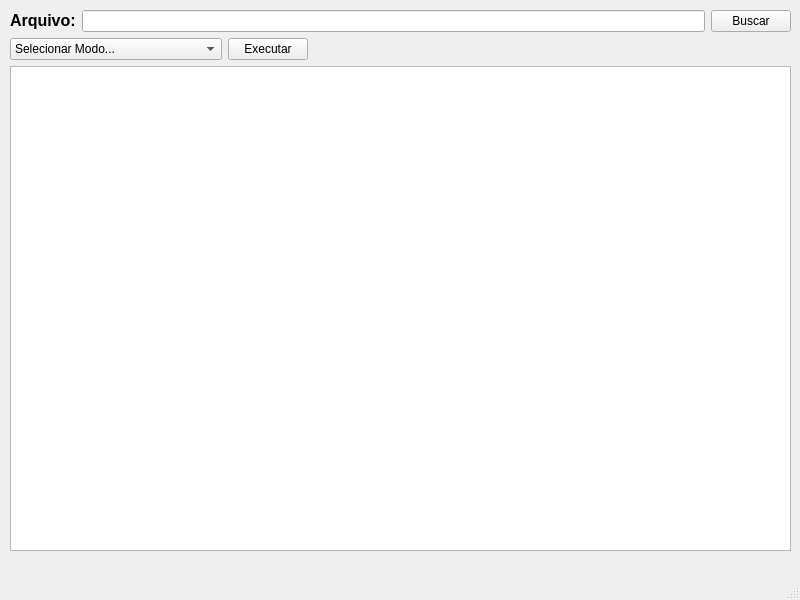
<?xml version="1.0" encoding="UTF-8"?>
<ui version="4.0">
 <class>MainWindow</class>
 <widget class="QMainWindow" name="MainWindow">
  <property name="geometry">
   <rect>
    <x>0</x>
    <y>0</y>
    <width>800</width>
    <height>600</height>
   </rect>
  </property>
  <property name="windowTitle">
   <string>Listagem Alunos</string>
  </property>
  <widget class="QWidget" name="centralwidget">
   <widget class="QWidget" name="">
    <property name="geometry">
     <rect>
      <x>10</x>
      <y>10</y>
      <width>781</width>
      <height>541</height>
     </rect>
    </property>
    <layout class="QVBoxLayout" name="verticalLayout_2">
     <item>
      <layout class="QVBoxLayout" name="verticalLayout">
       <item>
        <layout class="QHBoxLayout" name="horizontalLayout">
         <item>
          <widget class="QLabel" name="label">
           <property name="text">
            <string>&lt;html&gt;&lt;head/&gt;&lt;body&gt;&lt;p&gt;&lt;span style=&quot; font-size:12pt; font-weight:600;&quot;&gt;Arquivo:&lt;/span&gt;&lt;/p&gt;&lt;/body&gt;&lt;/html&gt;</string>
           </property>
          </widget>
         </item>
         <item>
          <widget class="QLineEdit" name="lineEdit_inputEnderecoArquivo"/>
         </item>
         <item>
          <widget class="QPushButton" name="pushButton_buscarArquivo">
           <property name="text">
            <string>Buscar</string>
           </property>
          </widget>
         </item>
        </layout>
       </item>
       <item>
        <layout class="QHBoxLayout" name="horizontalLayout_2">
         <item>
          <widget class="QComboBox" name="comboBox_inputModo">
           <item>
            <property name="text">
             <string>Selecionar Modo...</string>
            </property>
           </item>
           <item>
            <property name="text">
             <string>Todos os alunos de um curso</string>
            </property>
           </item>
           <item>
            <property name="text">
             <string>Alunos de uma turma</string>
            </property>
           </item>
           <item>
            <property name="text">
             <string>Alunos de uma disciplina</string>
            </property>
           </item>
           <item>
            <property name="text">
             <string>Todas as disciplinas de um aluno</string>
            </property>
           </item>
          </widget>
         </item>
         <item>
          <widget class="QPushButton" name="pushButton_executarModo">
           <property name="text">
            <string>Executar</string>
           </property>
          </widget>
         </item>
         <item>
          <spacer name="horizontalSpacer">
           <property name="orientation">
            <enum>Qt::Horizontal</enum>
           </property>
           <property name="sizeHint" stdset="0">
            <size>
             <width>40</width>
             <height>20</height>
            </size>
           </property>
          </spacer>
         </item>
        </layout>
       </item>
      </layout>
     </item>
     <item>
      <widget class="QTableWidget" name="tableWidget_output"/>
     </item>
    </layout>
   </widget>
  </widget>
  <widget class="QMenuBar" name="menubar">
   <property name="geometry">
    <rect>
     <x>0</x>
     <y>0</y>
     <width>800</width>
     <height>22</height>
    </rect>
   </property>
  </widget>
  <widget class="QStatusBar" name="statusbar"/>
 </widget>
 <resources/>
 <connections/>
</ui>
